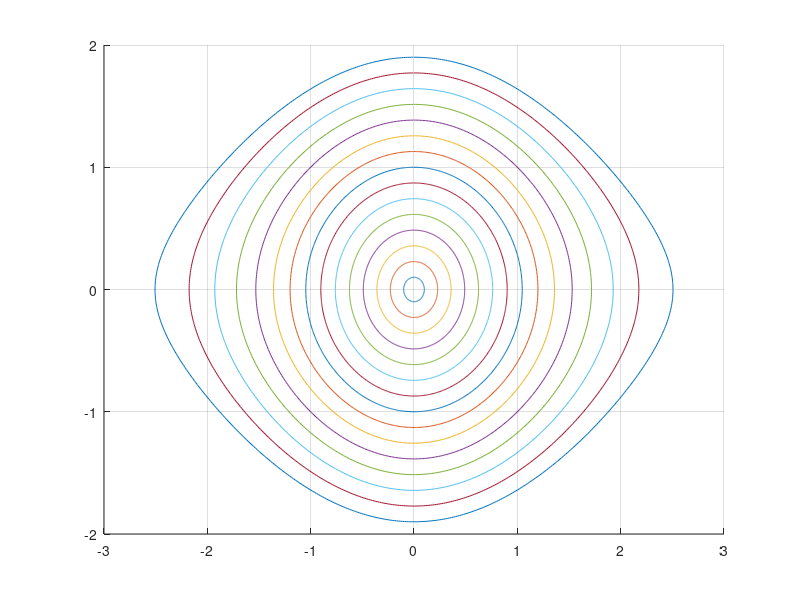

The MATLAB source for this figure:
figure, hold on, grid on

%q0 = 0;
for p0 = linspace(.1, 1.9, 15)
    q = @(t) 2 * asin(p0/2 * sin(t));
    p = @(t) p0 * cos(t);
    
    T = 0:.01:2*pi;
    n = length(T);
    Q = zeros(1, n);
    P = zeros(1, n);
    for i = 1:n
        t = T(i);
        Q(i) = q(t);
        P(i) = p(t);
    end
    plot(Q, P);
end